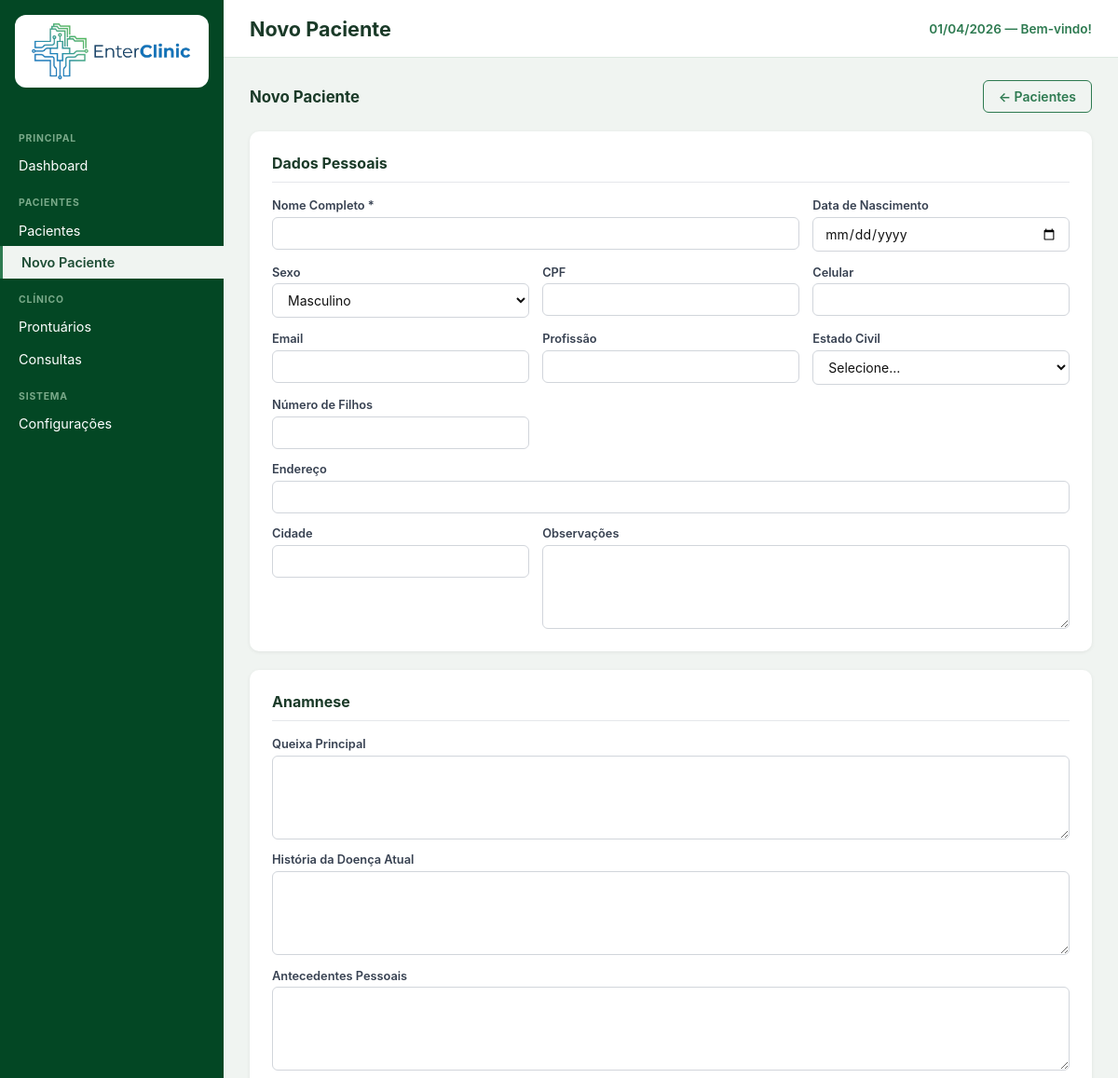
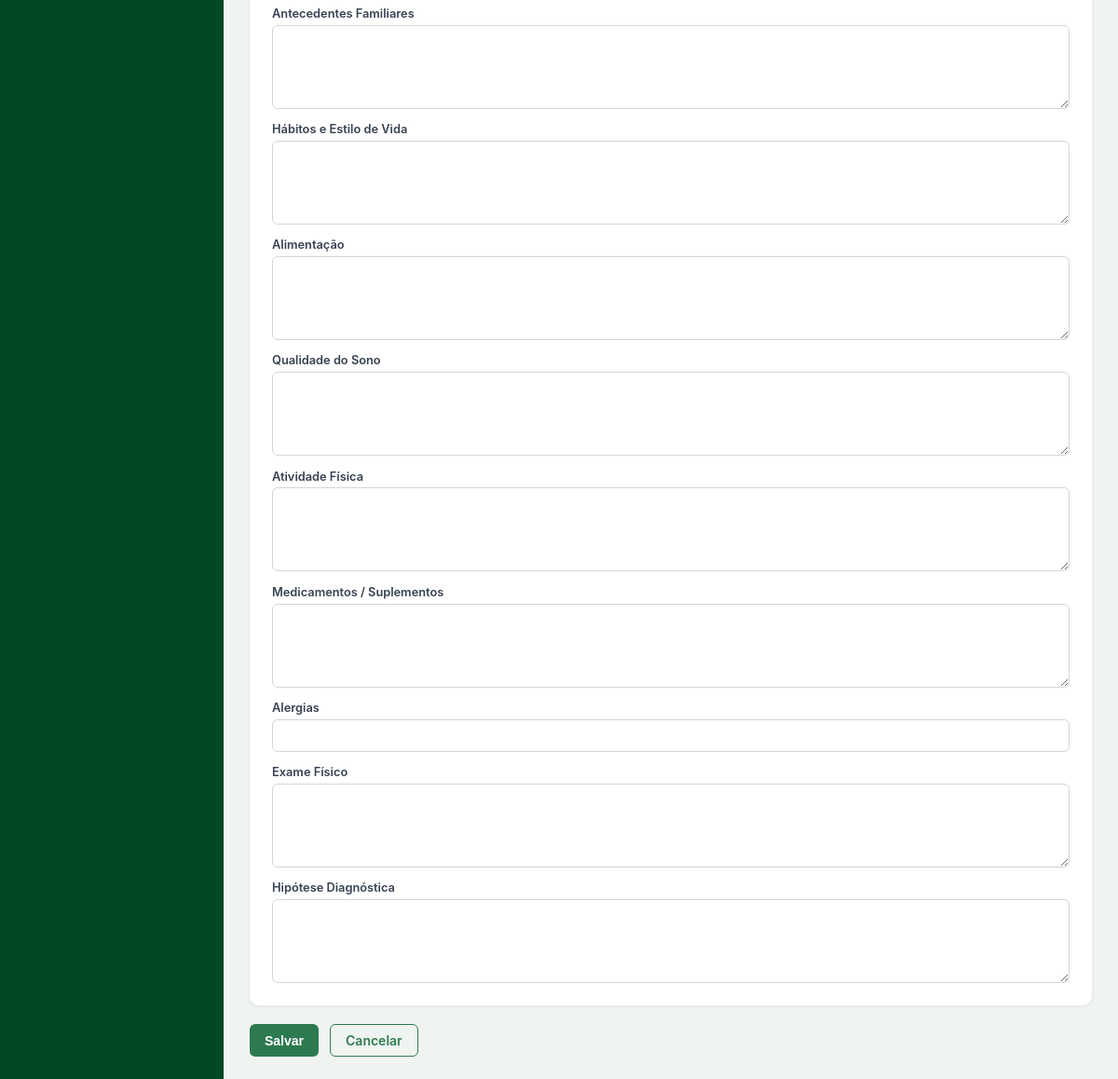
Screenshot of /paciente_novo.php with the database file from the repository (2 pictures, top to bottom).
### tables this page shows
CREATE TABLE `campos_anamnese` (
  `id` int(11) NOT NULL,
  `nome` varchar(100) NOT NULL,
  `label` varchar(100) NOT NULL,
  `tipo` enum('textarea','text','select') DEFAULT 'textarea',
  `opcoes` text DEFAULT NULL,
  `obrigatorio` tinyint(1) DEFAULT 0,
  `ativo` tinyint(1) DEFAULT 1,
  `ordem` int(11) DEFAULT 0
);

### config.php (called while the page is built, shortened)
<?php
function sanitize(string $s): string {
    return htmlspecialchars(trim($s), ENT_QUOTES, 'UTF-8');
}

### paciente_novo.php (the view, shortened to what this page needs)
<?php
require 'config.php';
$db  = db();
$id  = (int)($_GET['id'] ?? 0);
$editing = $id > 0;
$paciente  = [];
$anamnese  = [];
$campos    = $db->query("SELECT * FROM campos_anamnese WHERE ativo = 1 ORDER BY ordem ASC")->fetchAll();
$pageTitle  = $editing ? 'Editar Paciente' : 'Novo Paciente';
$activePage = $editing ? 'pacientes' : 'paciente_novo';
include 'includes/header.php';
?>
<div class="page-bar">
    <h2><?= $editing ? 'Editar Paciente' : 'Novo Paciente' ?></h2>
    <?php if ($editing): ?>
        <a href="paciente_ver.php?id=<?= $id ?>" class="btn btn-outline">← Voltar</a>
    <?php else: ?>
        <a href="pacientes.php" class="btn btn-outline">← Pacientes</a>
    <?php endif; ?>
</div>
<form method="post">
    <div class="card">
        <h2>Dados Pessoais</h2>
        <div class="form-grid">
            <div class="form-group col-span-2">
                <label>Nome Completo *</label>
                <input type="text" name="nome" required value="<?= sanitize($paciente['nome'] ?? '') ?>">
            </div>
            <div class="form-group">
                <label>Data de Nascimento</label>
                <input type="date" name="data_nascimento" value="<?= $paciente['data_nascimento'] ?? '' ?>">
            </div>
            <div class="form-group">
                <label>Sexo</label>
                <select name="sexo">
                    <option value="M" <?= ($paciente['sexo'] ?? '') === 'M' ? 'selected' : '' ?>>Masculino</option>
                </select>
            </div>
            <div class="form-group">
                <label>CPF</label>
                <input type="text" name="cpf" value="<?= sanitize($paciente['cpf'] ?? '') ?>">
            </div>
            <div class="form-group">
                <label>Celular</label>
                <input type="text" name="celular" value="<?= sanitize($paciente['celular'] ?? '') ?>">
            </div>
            <div class="form-group">
                <label>Email</label>
                <input type="email" name="email" value="<?= sanitize($paciente['email'] ?? '') ?>">
            </div>
            <div class="form-group">
                <label>Profissão</label>
                <input type="text" name="profissao" value="<?= sanitize($paciente['profissao'] ?? '') ?>">
            </div>
            <div class="form-group">
                <label>Estado Civil</label>
                <select name="estado_civil">
                    <?php foreach (['','Solteiro(a)','Casado(a)','Divorciado(a)','Viúvo(a)','União Estável'] as $ec): ?>
                        <option value="<?= $ec ?>" <?= ($paciente['estado_civil'] ?? '') === $ec ? 'selected' : '' ?>>
                            <?= $ec ?: 'Selecione…' ?>
                        </option>
                    <?php endforeach; ?>
                </select>
            </div>
            <div class="form-group">
                <label>Número de Filhos</label>
                <input type="number" name="numero_filhos" min="0" value="<?= $paciente['numero_filhos'] ?? '' ?>">
            </div>
            <div class="form-group col-span-3">
                <label>Endereço</label>
                <input type="text" name="endereco" value="<?= sanitize($paciente['endereco'] ?? '') ?>">
            </div>
            <div class="form-group">
                <label>Cidade</label>
                <input type="text" name="cidade" value="<?= sanitize($paciente['cidade'] ?? '') ?>">
            </div>
            <div class="form-group col-span-2">
                <label>Observações</label>
                <textarea name="observacoes"><?= sanitize($paciente['observacoes'] ?? '') ?></textarea>
            </div>
        </div>
    </div>
    <div class="card">
        <h2>Anamnese</h2>
        <?php if (empty($campos)): ?>
            <p>Nenhum campo configurado.</p>
        <?php else: ?>
            <div class="form-grid form-grid-1">
                <?php foreach ($campos as $campo): ?>
                    <div class="form-group">
                        <label><?= sanitize($campo['label']) ?></label>
                        <?php $val = sanitize($anamnese[$campo['nome']] ?? ''); ?>
                        <?php if ($campo['tipo'] === 'textarea'): ?>
                            <textarea name="anamnese_<?= $campo['nome'] ?>"><?= $val ?></textarea>
                        <?php else: ?>
                            <input type="text" name="anamnese_<?= $campo['nome'] ?>" value="<?= $val ?>">
                        <?php endif; ?>
                    </div>
                <?php endforeach; ?>
            </div>
        <?php endif; ?>
    </div>
    <div class="form-actions">
        <button type="submit" class="btn btn-primary">Salvar</button>
        <a href="<?= $editing ? 'paciente_ver.php?id='.$id : 'pacientes.php' ?>" class="btn btn-outline">Cancelar</a>
    </div>
</form>
<?php include 'includes/footer.php'; ?>

### includes/header.php (shortened to what this page needs)
<!DOCTYPE html>
<html lang="pt-BR">
<head>
<link rel="stylesheet" href="<?= $root ?? '' ?>assets/css/style.css">
</head>
<body>
<aside class="sidebar">
    <div class="sidebar-logo">
    <img src="<?= $root ?? '' ?>assets/img/logo.png" alt="EnterClinic" class="logo-img">
</div>
    <nav class="sidebar-nav">
        <p class="nav-section">PRINCIPAL</p>
        <a href="<?= $root ?? '' ?>index.php" class="<?= ($activePage ?? '') === 'dashboard' ? 'active' : '' ?>">Dashboard</a>
        <p class="nav-section">PACIENTES</p>
        <a href="<?= $root ?? '' ?>pacientes.php" class="<?= ($activePage ?? '') === 'pacientes' ? 'active' : '' ?>">Pacientes</a>
        <a href="<?= $root ?? '' ?>paciente_novo.php" class="<?= ($activePage ?? '') === 'paciente_novo' ? 'active' : '' ?>">Novo Paciente</a>
        <p class="nav-section">CLÍNICO</p>
        <a href="<?= $root ?? '' ?>prontuarios.php" class="<?= ($activePage ?? '') === 'prontuarios' ? 'active' : '' ?>">Prontuários</a>
        <a href="<?= $root ?? '' ?>consultas.php" class="<?= ($activePage ?? '') === 'consultas' ? 'active' : '' ?>">Consultas</a>
        <p class="nav-section">SISTEMA</p>
        <a href="<?= $root ?? '' ?>configuracoes.php" class="<?= ($activePage ?? '') === 'configuracoes' ? 'active' : '' ?>">Configurações</a>
    </nav>
</aside>
<main class="main">
    <header class="topbar">
        <h1 class="page-title"><?= $pageTitle ?? 'Dashboard' ?></h1>
        <span class="topbar-date"><?= date('d/m/Y') ?> — Bem-vindo!</span>
    </header>
    <div class="content">

### includes/footer.php (shortened to what this page needs)
    </div>
</main>
</body>
</html>

### assets/css/style.css (style rules this page uses)
*, *::before, *::after { box-sizing: border-box; margin: 0; padding: 0; }
body { font-family: -apple-system, BlinkMacSystemFont, 'Segoe UI', Roboto, sans-serif; background: #f0f4f1; color: #222; display: flex; min-height: 100vh; }
.sidebar { width: 240px; min-height: 100vh; background: #034724; color: #c8dfd0; flex-shrink: 0; display: flex; flex-direction: column; }
.sidebar-logo { display: flex; justify-content: center; align-items: center; padding: 1rem; background: transparent; }
.sidebar-logo img { background: #ffffff; padding: .5rem .75rem; border-radius: 12px; max-height: 80px; max-width: 100%; object-fit: contain; }
.sidebar-nav { padding: 1rem 0; flex: 1; }
.nav-section { font-size: .65rem; font-weight: 700; letter-spacing: .08em; color: #7aaa8a; padding: 1rem 1.25rem .35rem; }
.sidebar-nav a { display: block; padding: .55rem 1.25rem; color: #ffffff; text-decoration: none; font-size: .9rem; border-radius: 0; transition: background .15s, color .15s; }
.sidebar-nav a.active { background: #f0f4f1; color: #1e4d35; font-weight: 600; border-left: 3px solid #2d7a50; }
.main { flex: 1; display: flex; flex-direction: column; min-width: 0; }
.topbar { display: flex; align-items: center; justify-content: space-between; padding: 1.1rem 1.75rem; background: #fff; border-bottom: 1px solid #dde8e0; }
.topbar .page-title { font-size: 1.35rem; font-weight: 700; color: #1a3a28; }
.topbar-date { font-size: .85rem; color: #2d7a50; font-weight: 600; }
.content { padding: 1.5rem 1.75rem; flex: 1; }
.btn { display: inline-flex; align-items: center; gap: .4rem; padding: .5rem 1rem; border-radius: 6px; font-size: .875rem; font-weight: 600; cursor: pointer; text-decoration: none; border: none; transition: opacity .15s, background .15s; }
.btn-primary { background: #2d7a50; color: #fff; }
.btn-outline { background: transparent; color: #2d7a50; border: 1.5px solid #2d7a50; }
.card { background: #fff; border-radius: 10px; padding: 1.5rem; box-shadow: 0 1px 4px rgba(0,0,0,.07); margin-bottom: 1.25rem; }
.card h2 { font-size: 1rem; font-weight: 700; color: #1a3a28; margin-bottom: 1.1rem; padding-bottom: .6rem; border-bottom: 1px solid #e5e7eb; }
.form-grid { display: grid; grid-template-columns: repeat(3, 1fr); gap: .9rem; }
.form-grid-1 { grid-template-columns: 1fr; }
.col-span-2 { grid-column: span 2; }
.col-span-3 { grid-column: span 3; }
.form-group { display: flex; flex-direction: column; gap: .3rem; }
.form-group label { font-size: .8rem; font-weight: 600; color: #374151; }
.form-group input, .form-group select, .form-group textarea { padding: .5rem .75rem; border: 1.5px solid #d1d5db; border-radius: 6px; font-size: .875rem; font-family: inherit; color: #111; background: #fff; transition: border-color .15s; width: 100%; }
.form-group textarea { resize: vertical; min-height: 90px; }
.form-actions { display: flex; gap: .75rem; margin-top: 1.25rem; flex-wrap: wrap; }
.page-bar { display: flex; align-items: center; justify-content: space-between; margin-bottom: 1.25rem; }
.page-bar h2 { font-size: 1.05rem; font-weight: 700; color: #1a3a28; }
.logo-img { width: 100%; max-width: 180px; height: auto; display: block; }

### rows the page displays
campos_anamnese: label "Queixa Principal"
campos_anamnese: label "História da Doença Atual"
campos_anamnese: label "Antecedentes Pessoais"
campos_anamnese: label "Antecedentes Familiares"
campos_anamnese: label "Hábitos e Estilo de Vida"
campos_anamnese: label "Alimentação"
campos_anamnese: label "Qualidade do Sono"
campos_anamnese: label "Atividade Física"
campos_anamnese: label "Medicamentos / Suplementos"
campos_anamnese: label "Alergias"
campos_anamnese: label "Exame Físico"
campos_anamnese: label "Hipótese Diagnóstica"

### other values shown
$pageTitle "Novo Paciente"
form field estado_civil "Selecione…"
